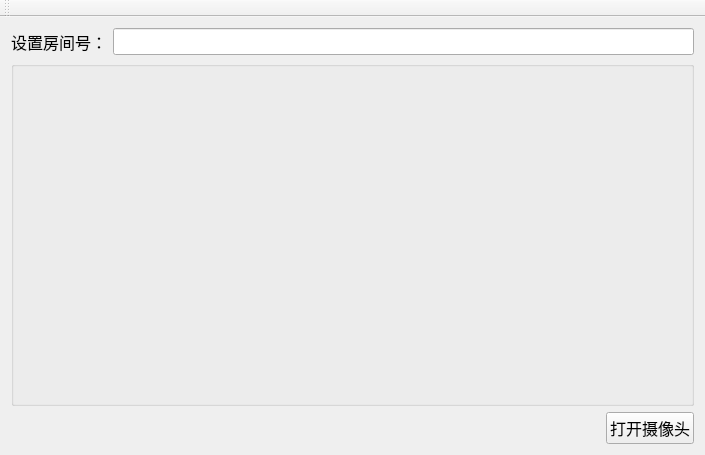
<?xml version="1.0" encoding="UTF-8"?>
<ui version="4.0">
 <class>MainWindow</class>
 <widget class="QMainWindow" name="MainWindow">
  <property name="geometry">
   <rect>
    <x>0</x>
    <y>0</y>
    <width>705</width>
    <height>455</height>
   </rect>
  </property>
  <property name="windowTitle">
   <string>MainWindow</string>
  </property>
  <widget class="QWidget" name="centralWidget">
   <layout class="QVBoxLayout" name="verticalLayout">
    <item>
     <layout class="QHBoxLayout" name="horizontalLayout">
      <item>
       <widget class="QLabel" name="label_2">
        <property name="font">
         <font>
          <pointsize>12</pointsize>
         </font>
        </property>
        <property name="text">
         <string>设置房间号：</string>
        </property>
        <property name="alignment">
         <set>Qt::AlignRight|Qt::AlignTrailing|Qt::AlignVCenter</set>
        </property>
       </widget>
      </item>
      <item>
       <widget class="QLineEdit" name="lineEdit">
        <property name="font">
         <font>
          <pointsize>12</pointsize>
         </font>
        </property>
       </widget>
      </item>
     </layout>
    </item>
    <item>
     <widget class="QGroupBox" name="groupBox">
      <property name="title">
       <string/>
      </property>
      <layout class="QHBoxLayout" name="horizontalLayout_2">
       <item>
        <layout class="QVBoxLayout" name="verticalLayout_2">
         <item>
          <widget class="QLabel" name="label">
           <property name="text">
            <string/>
           </property>
          </widget>
         </item>
        </layout>
       </item>
      </layout>
     </widget>
    </item>
    <item>
     <layout class="QHBoxLayout" name="horizontalLayout_3">
      <item>
       <spacer name="horizontalSpacer">
        <property name="orientation">
         <enum>Qt::Horizontal</enum>
        </property>
        <property name="sizeHint" stdset="0">
         <size>
          <width>40</width>
          <height>20</height>
         </size>
        </property>
       </spacer>
      </item>
      <item>
       <widget class="QPushButton" name="pushButton">
        <property name="font">
         <font>
          <pointsize>12</pointsize>
         </font>
        </property>
        <property name="text">
         <string>打开摄像头</string>
        </property>
       </widget>
      </item>
     </layout>
    </item>
   </layout>
  </widget>
  <widget class="QMenuBar" name="menuBar">
   <property name="geometry">
    <rect>
     <x>0</x>
     <y>0</y>
     <width>705</width>
     <height>23</height>
    </rect>
   </property>
  </widget>
  <widget class="QToolBar" name="mainToolBar">
   <attribute name="toolBarArea">
    <enum>TopToolBarArea</enum>
   </attribute>
   <attribute name="toolBarBreak">
    <bool>false</bool>
   </attribute>
  </widget>
  <action name="actionQuit">
   <property name="text">
    <string>Quit</string>
   </property>
  </action>
 </widget>
 <layoutdefault spacing="6" margin="11"/>
 <resources/>
 <connections/>
</ui>
